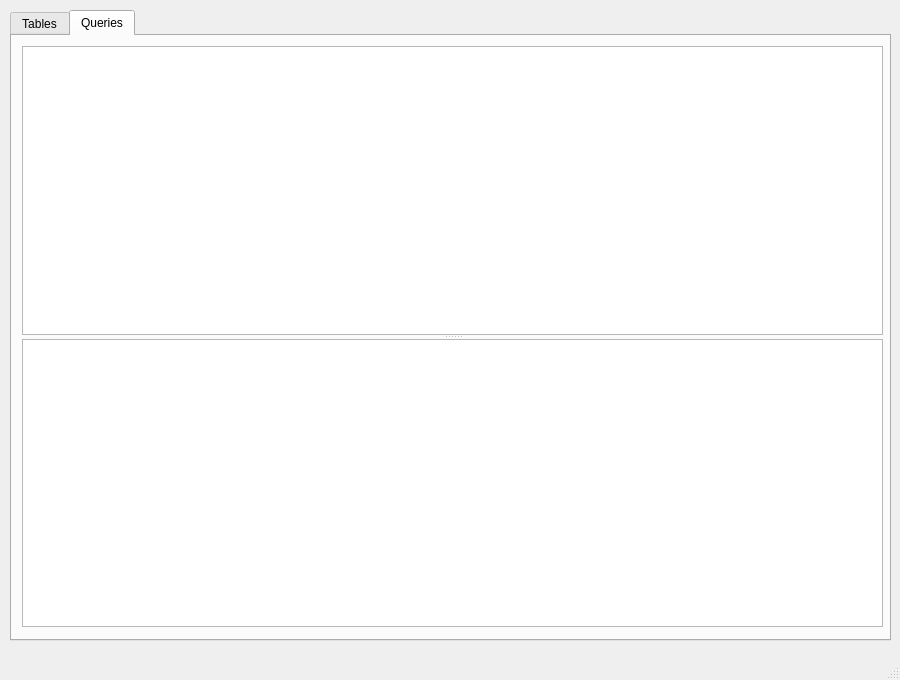
<?xml version="1.0" encoding="UTF-8"?>
<ui version="4.0">
 <class>MainWindow</class>
 <widget class="QMainWindow" name="MainWindow">
  <property name="geometry">
   <rect>
    <x>0</x>
    <y>0</y>
    <width>900</width>
    <height>680</height>
   </rect>
  </property>
  <property name="windowTitle">
   <string>SqliteBrowserPy</string>
  </property>
  <widget class="QWidget" name="centralwidget">
   <widget class="QTabWidget" name="tabWidget">
    <property name="geometry">
     <rect>
      <x>10</x>
      <y>10</y>
      <width>881</width>
      <height>631</height>
     </rect>
    </property>
    <property name="currentIndex">
     <number>1</number>
    </property>
    <widget class="QWidget" name="tab">
     <attribute name="title">
      <string>Tables</string>
     </attribute>
     <widget class="QSplitter" name="splitter">
      <property name="geometry">
       <rect>
        <x>10</x>
        <y>10</y>
        <width>841</width>
        <height>581</height>
       </rect>
      </property>
      <property name="orientation">
       <enum>Qt::Horizontal</enum>
      </property>
      <widget class="QTreeView" name="treeView_DB"/>
      <widget class="QPlainTextEdit" name="plainTextEdit_2"/>
     </widget>
    </widget>
    <widget class="QWidget" name="tab_2">
     <attribute name="title">
      <string>Queries</string>
     </attribute>
     <widget class="QSplitter" name="splitter_2">
      <property name="geometry">
       <rect>
        <x>10</x>
        <y>10</y>
        <width>861</width>
        <height>581</height>
       </rect>
      </property>
      <property name="orientation">
       <enum>Qt::Vertical</enum>
      </property>
      <widget class="QPlainTextEdit" name="plainTextEdit"/>
      <widget class="QTableView" name="tableView"/>
     </widget>
    </widget>
   </widget>
  </widget>
  <widget class="QMenuBar" name="menubar">
   <property name="geometry">
    <rect>
     <x>0</x>
     <y>0</y>
     <width>900</width>
     <height>21</height>
    </rect>
   </property>
  </widget>
  <widget class="QStatusBar" name="statusbar"/>
 </widget>
 <resources/>
 <connections/>
</ui>
